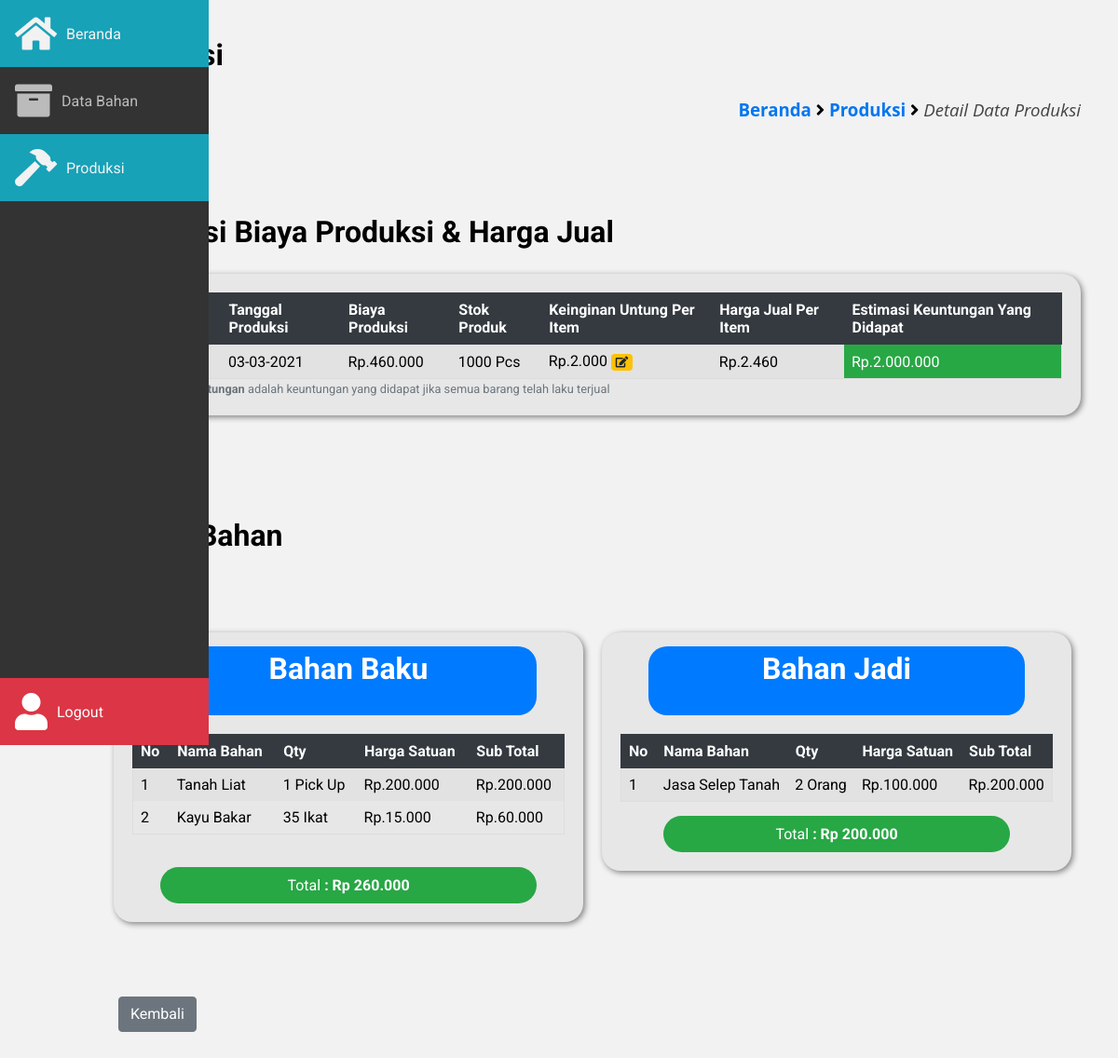
/frontend/produksi/detail_produksi.php?id_produksi=82&page=produksi, run on an earlier commit of the app's database.
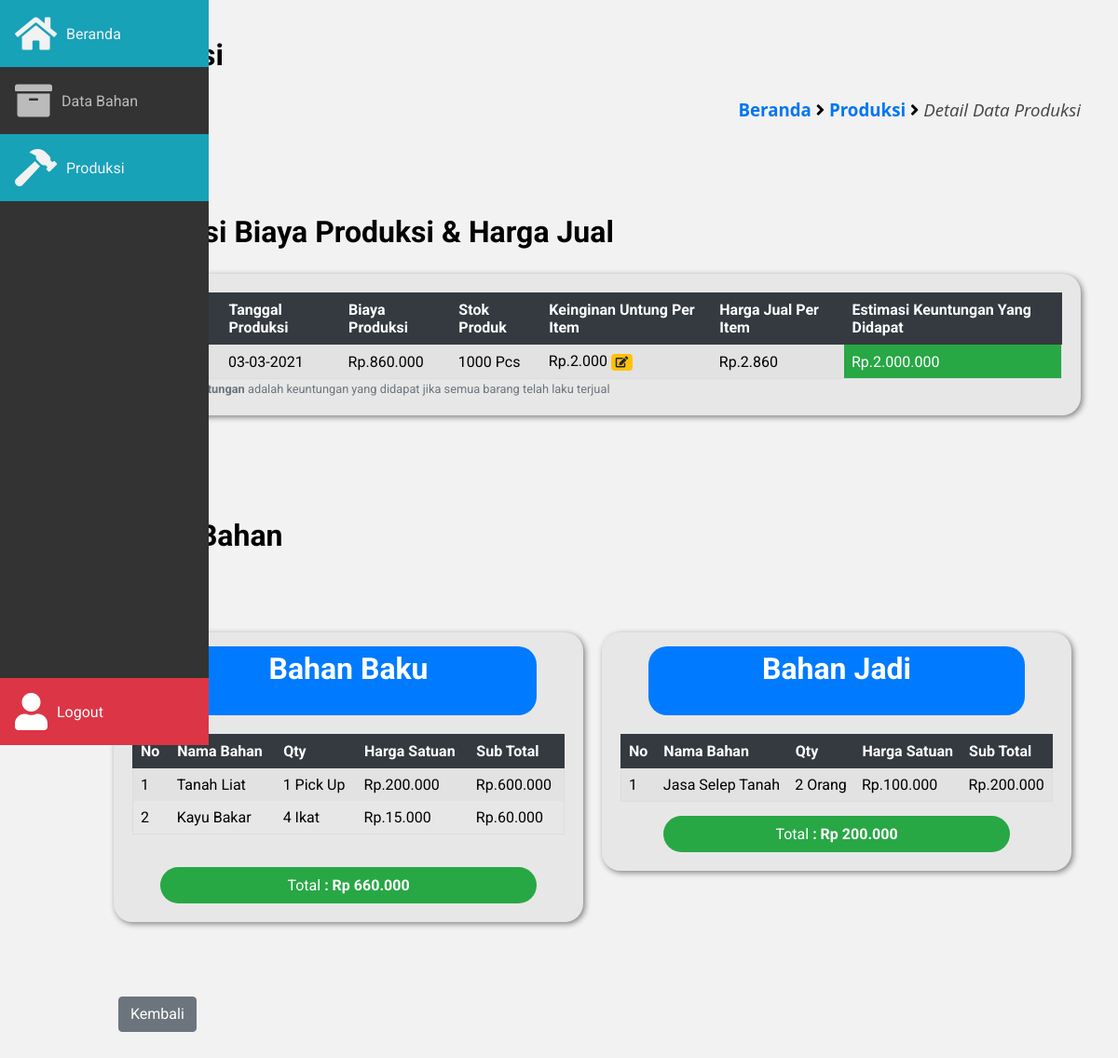
And on a later commit of the database.
### tables this page shows
CREATE TABLE `produksi` (
  `id_produksi` int(12) NOT NULL,
  `nama_produk` varchar(100) NOT NULL,
  `stok_produk` int(12) NOT NULL,
  `satuan_stok_produk` varchar(100) NOT NULL,
  `untung_produk` int(12) NOT NULL,
  `tgl_produksi` date NOT NULL
);

CREATE TABLE `detail_produksi` (
  `id_detail_produksi` int(12) NOT NULL,
  `produksi_id` int(12) NOT NULL,
  `bhn_id` int(12) NOT NULL,
  `qty` int(12) NOT NULL,
  `sub_total` int(12) NOT NULL
);

CREATE TABLE `bahan` (
  `id_bahan` int(11) NOT NULL,
  `nama_bahan` varchar(100) NOT NULL,
  `tgl` date NOT NULL,
  `kuantitas` int(12) NOT NULL,
  `satuan` varchar(100) NOT NULL,
  `harga` int(11) NOT NULL,
  `kategori` varchar(100) NOT NULL
);

### frontend/produksi/detail_produksi.php (the view, shortened to what this page needs)
<?php include '../../database/koneksi.php'; ?>
<!DOCTYPE html>
<html lang="pt-BR">
	<head>
		<link rel="stylesheet" href="https://pro.fontawesome.com/releases/v5.10.0/css/all.css"/>
		<link
			rel="stylesheet"
			href="https://cdn.materialdesignicons.com/4.9.95/css/materialdesignicons.min.css"
		/>
		<link rel="stylesheet" href="../../assets/css/main.css" />
		<link rel="stylesheet" href="../../assets/css/style.css" />
		<link rel="stylesheet" href="../../assets/css/sidebar.css" />
	</head>
	<body>
	<?php
		include '../layout/sidebar.php';
	?>
		<main class="main">
			<section>
				<h2>Produksi</h2>
				<div class="breadcrumb">
						<h3>
							<a href="../../beranda.php?page=beranda">Beranda</a> <i class="fa fa-angle-right"></i>
							<a href="index.php?page=produksi">Produksi</a> <i class="fa fa-angle-right"></i>
							<span class="akhir-link-breadcrumb">Detail Data Produksi</span>
						</h3>
				</div>
				<div class="container">
					<div class="baris">
						<?php
							$id_produksi = $_GET['id_produksi'];
							$cekData   =  "SELECT * FROM detail_produksi WHERE produksi_id = '$id_produksi' ";
							$queryData = mysqli_query($host, $cekData);
							$cekdId    = mysqli_num_rows($queryData);
							if ($cekdId != null) {
								$sql        = "SELECT * FROM detail_produksi INNER JOIN produksi ON detail_produksi.produksi_id = produksi.id_produksi WHERE produksi_id = '$id_produksi' ";
								$query      = mysqli_query($host, $sql);
								$list_biaya = mysqli_fetch_assoc($query);
								$sqlSum     = "SELECT SUM(sub_total) AS total_biaya_produksi FROM detail_produksi WHERE produksi_id = '$id_produksi' ";
								$querySum   = mysqli_query($host, $sqlSum);
								$dataSum    = mysqli_fetch_assoc($querySum);
								$hargaSatuan = $dataSum['total_biaya_produksi'] / $list_biaya['stok_produk'] + $list_biaya['untung_produk'];
								$cuan        = $list_biaya['stok_produk'] * $list_biaya['untung_produk'];
						?>
							<div class="kolom-100 margin-top-50 margin-bottom-100">
								<h2>Kalkulasi Biaya Produksi & Harga Jual</h2>
								<div class="box-konten-radius backgorund-e7">
									<div class="box-badan-konten">
										<div class="table-box">
											<table class="table-responsive">
												<tr class="thead-dark">
													<th>Nama Produk</th>
													<th>Tanggal Produksi</th>
													<th>Biaya Produksi</th>
													<th>Stok Produk</th>
													<th>Keinginan Untung Per Item</th>
													<th>Harga Jual Per Item</th>
													<th>Estimasi Keuntungan Yang Didapat</th>
												</tr>
												<tr>
													<td><?= $list_biaya['nama_produk'] ?></td>
													<td><?= date('d-m-Y', strtotime($list_biaya['tgl_produksi'])) ?></td>
													<td><?= "Rp." . number_format($dataSum['total_biaya_produksi'],0, ',' , '.') ?></td>
													<td><?= $list_biaya['stok_produk'] . " " . $list_biaya['satuan_stok_produk'] ?></td>
													<td>
														<?= "Rp." . number_format($list_biaya['untung_produk'], 0, ',' , '.') ?>
														<a href="edit_untung.php?produksi_id=<?= $list_biaya['produksi_id']?>" class="lencana lencana-kuning">
															<i class="fa fa-edit"></i>
														</a>
													</td>
													<td><?= "Rp." . number_format($hargaSatuan, 0, ',' , '.') ?></td>
													<td class="background-hijau teks-putih"><?= "Rp." . number_format($cuan, 0, ',' , '.') ?></td>
												</tr>
											</table>
											<small class="teks-mati">
												<b>* Estimasi Keuntungan</b> adalah keuntungan yang didapat jika semua barang telah laku terjual
											</small>
										</div>
									</div>
								</div>
							</div>
							<div class="kolom-50">
								<h2>Detail Bahan</h2>
								<a href="edit_detail_produksi.php?id_produksi=<?php echo $id_produksi?>&page=produksi" class="tmbl tmbl-kuning float-left">
								</a>
							</div>
							<div class="kolom-100 margin-bottom-50">
								<div class="kolom-50-kiri">
									<div class="box-konten-radius backgorund-e7">
										<center>
											<div class="box-header-radius-80 background-biru teks-putih">
												<h2 class="text-center">Bahan Baku</h2>
											</div>
										</center>
										<div class="box-badan-konten">
											<div class="table-box">
												<table class="table-responsive">
													<tr class="thead-dark">
														<th>No</th>
														<th>Nama Bahan</th>
														<th>Qty</th>
														<th>Harga Satuan</th>
														<th>Sub Total</th>
													</tr>
													<?php
														$nomor = 1;
														$dataBahanBaku = "SELECT * FROM detail_produksi INNER JOIN produksi ON detail_produksi.produksi_id = produksi.id_produksi INNER JOIN bahan ON detail_produksi.bhn_id = bahan.id_bahan  WHERE produksi_id = '$id_produksi' AND kategori = 'bahan baku' ";
														$query         = mysqli_query($host, $dataBahanBaku);
														while ($bahanBaku = mysqli_fetch_assoc($query) ) {
													?>
													<tr>
														<td><?= $nomor++ ?></td>
														<td><?= $bahanBaku['nama_bahan'] ?></td>
														<td><?= $bahanBaku['qty'] . " " .  $bahanBaku['satuan'] ?></td>
														<td><?= "Rp." . number_format($bahanBaku['harga'], 0, ',' , '.') ?></td>
														<td><?= "Rp." . number_format($bahanBaku['sub_total'], 0, ',' , '.') ?></td>
													</tr>
													<?php } ?>
												</table>
											</div>
										</div>
										<center>
											<div class="kolom-kalulasi-sementara margin-bottom-20">
												<div class="box-header-radius-80 background-hijau teks-putih padding-10">
													<?php
														$sqlTotal   = mysqli_query($host, "SELECT SUM(sub_total) AS total_baku FROM detail_produksi INNER JOIN bahan ON detail_produksi.bhn_id = bahan.id_bahan  WHERE produksi_id = '$id_produksi' AND kategori = 'bahan baku' ");
														$total      = mysqli_fetch_assoc($sqlTotal);
													?>
													Total
													<b> : <?= "Rp " . number_format($total['total_baku'],0,',','.') ?></b>
												</div>
											</div>
										</center>
									</div>
								</div>
								<div class="kolom-50-kanan">
									<div class="box-konten-radius backgorund-e7">
										<center>
											<div class="box-header-radius-80 background-biru teks-putih">
												<h2 class="text-center">Bahan Jadi</h2>
											</div>
										</center>
										<div class="box-badan-konten">
											<div class="table-box">
												<table class="table-responsive">
													<tr class="thead-dark">
														<th>No</th>
														<th>Nama Bahan</th>
														<th>Qty</th>
														<th>Harga Satuan</th>
														<th>Sub Total</th>
													</tr>
													<?php
														$nomor = 1;
														$dataBahanBaku = "SELECT * FROM detail_produksi INNER JOIN produksi ON detail_produksi.produksi_id = produksi.id_produksi INNER JOIN bahan ON detail_produksi.bhn_id = bahan.id_bahan  WHERE produksi_id = '$id_produksi' AND kategori = 'bahan jadi' ";
														$query         = mysqli_query($host, $dataBahanBaku);
														while ($bahanBaku = mysqli_fetch_assoc($query) ) {
													?>
													<tr>
														<td><?= $nomor++ ?></td>
														<td><?= $bahanBaku['nama_bahan'] ?></td>
														<td><?= $bahanBaku['qty'] . " " .  $bahanBaku['satuan'] ?></td>
														<td><?= "Rp." . number_format($bahanBaku['harga'], 0, ',' , '.') ?></td>
														<td><?= "Rp." . number_format($bahanBaku['sub_total'], 0, ',' , '.') ?></td>
													</tr>
													<?php } ?>
												</table>
											</div>
											<center>
												<div class="kolom-kalulasi-sementara">
													<div class="box-header-radius-80 background-hijau teks-putih padding-10">
														<?php
															$sqlTotal   = mysqli_query($host, "SELECT SUM(sub_total) AS total_jadi FROM detail_produksi INNER JOIN produksi ON detail_produksi.produksi_id = produksi.id_produksi INNER JOIN bahan ON detail_produksi.bhn_id = bahan.id_bahan  WHERE produksi_id = '$id_produksi' AND kategori = 'bahan jadi' ");
															$total      = mysqli_fetch_assoc($sqlTotal);
														?>
														Total
														<b> : <?= "Rp " . number_format($total['total_jadi'],0,',','.') ?></b>
													</div>
												</div>
											</center>
										</div>
									</div>
								</div>
							</div>
							<?php } ?>
					</div>
					<a href="index.php?page=produksi" class="tmbl tmbl-abu-abu margin-20-0 margin-bottom-50">
						Kembali
					</a>
				</div>
			</section>
		</main>
	</body>
</html>

### frontend/layout/sidebar.php
<aside class="sidebar">
	<nav>
		<ul class="sidebar__nav">
			<li>
				<a href="/Monitoring/beranda.php?page=beranda" class="sidebar__nav__link <?php if($_GET['page'] == 'beranda'){  ?>sidebar-active <?php }?>">
					<i class="fa fa-home"></i>
					<span class="sidebar__nav__text">Beranda</span>
				</a>
			</li>
			<li>
				<a href="/Monitoring/frontend/bahan/index.php?page=bahan" class="sidebar__nav__link <?php if($_GET['page'] == 'bahan'){  ?>sidebar-active <?php } ?>">
					<i class="fas fa-archive"></i>
					<span class="sidebar__nav__text">Data Bahan</span>
				</a>
			</li>
			<li>
				<a href="/Monitoring/frontend/produksi/index.php?page=produksi" class="sidebar__nav__link <?php if($_GET['page'] == 'produksi'){  ?>sidebar-active <?php } ?>">
					<i class="fas fa-hammer"></i>
					<span class="sidebar__nav__text">Produksi</span>
				</a>
			</li>
			<li>
				<a onclick="return confirm('Anda yakin ingin logout ?')" href="#" class="sidebar__nav__link link-lgout">
					<i class="fas fa-user"></i>
					<span class="sidebar__nav__text">Logout</span>
				</a>
			</li>
		</ul>
	</nav>
</aside>

### assets/css/main.css (style rules this page uses)
:root { --sidebar-width: 4.5em; }
body { margin: 0; padding: 0; font-family: 'Roboto'; }
* { outline: none; box-sizing: border-box; }
.main { margin-left: auto; margin-right: auto; max-width: 100%; padding: 1.5em 1.5em; }
.main h2 { font-size: 2em; margin-top: 0px; }
@media (min-width: 572px) { .main { margin-left: var(--sidebar-width); } }
@media (min-width: 992px) { .main { padding: 2.5em; } }

### assets/css/sidebar.css (style rules this page uses)
.sidebar { background-color: #333; position: fixed; transition: width 0.2s ease; }
.sidebar nav { height: 100%; }
.sidebar .sidebar__nav { display: flex; height: 100%; list-style: none; margin: 0; padding: 0; }
.sidebar .sidebar__nav .sidebar__nav__link { align-items: center; color: #bbb; display: flex; padding-left: 20px; text-decoration: none; transition: color 0.2s ease, background-color 0.2s ease; }
.sidebar .sidebar__nav .link-lgout { background-color: #dc3545; color: white; }
.sidebar-active { background-color: #17a2b8 !important; color: #f2f2f2 !important; }
.sidebar .sidebar__nav .sidebar__nav__text { display: none; margin-left: 10px; margin-right: auto; white-space: nowrap; }
.sidebar .sidebar__nav i { align-items: center; display: flex; justify-content: center; }
@media (min-width: 572px) { .sidebar { height: 100vh; left: 0; width: var(--sidebar-width); } }
@media (min-width: 572px) { .sidebar .sidebar__nav { flex-direction: column; } }
@media (min-width: 572px) { .sidebar .sidebar__nav li:last-child { margin-top: auto; } }
@media (min-width: 572px) { .sidebar .sidebar__nav .sidebar__nav__link { padding: 1em; } }
@media (min-width: 572px) { .sidebar .sidebar__nav i { font-size: 2.5rem; } }

What changed in the data, as far as the page shows it:
changed detail_produksi "Tanah Liat": sub_total "200.000" → "600.000"
changed detail_produksi "Kayu Bakar": qty "35" → "4"
Also different on the page:
$dataSum['total_biaya_produksi']: "460.000" → "860.000"
$hargaSatuan: "2.460" → "2.860"
$total['total_baku']: "260.000" → "660.000"
